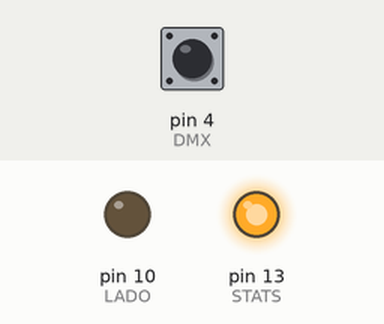
A sketch run on a simulated Arduino Uno, built with avr-gcc and run on an emulated ATmega328P. Parts: output pins drawn as LEDs (lit = HIGH). Inputs (shaded band) come from the test bench; at power-on: pin 4 (DMX) HIGH. Pins used as bus, display or sensor lines are not drawn.

Above: at 0.05 s.
At 5.0 s:
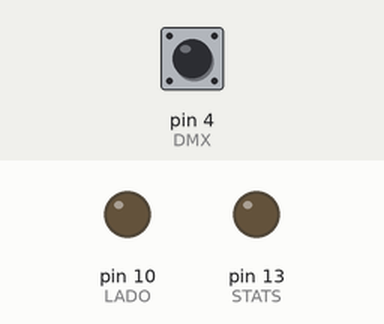
5.1 s: pin 4 (DMX) pulled LOW for 2.45 s
At 9.6 s:
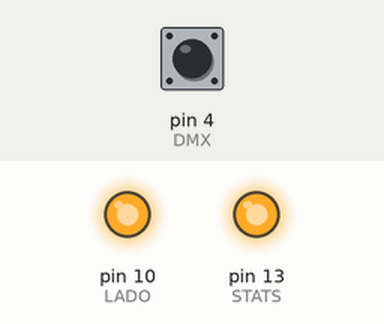
Timing chart, 0 to 15.5 s (numbered marks = the images above; inputs shaded):
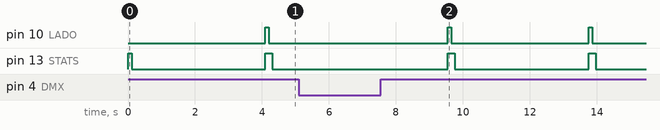

The sketch:

CORTINA_ANDRE.ino
```cpp
const int PASSO = 11;
const int LADO =  10;
const int STATS = 13;
static const int DMX =  4;// PORTA QUE SERA USADA PARA ENTRADA DO SINAL DMX
static const int LUZ = 5;// PORTA PARA USAR SE ACABAR A LUZ E PRECISSAR VOLTAR
//=====//

int MEMORIA = 0;
//==//
int TEMPO;
float FINAL;
//==================================================================

void setup() {
  FINAL = 200;// QUANTOS PASSOS NESSESITA DAR PARA CHEGAR AO FINAL
  TEMPO = 250;// TEMPO DE DELAY A CADA PASSO
  //==============//
  pinMode(DMX, INPUT_PULLUP);
  pinMode(LUZ, INPUT_PULLUP);
  //=============//
  pinMode(PASSO, OUTPUT);
  pinMode(LADO, OUTPUT);
  pinMode(STATS, OUTPUT);
  //==============//
  digitalWrite(LADO, HIGH);
  //==============//
  //Serial.begin(9600);
}
//============================================================//
void loop() {

  int ESTADO = digitalRead(DMX);
//  int LUS = digitalRead(LUZ);
//  if (LUS == HIGH)
//  {
//    digitalWrite(LADO, HIGH);
//    for (int VOLTAR = 500 ; VOLTAR >= 0; VOLTAR--) {
//      //=============//
//      digitalWrite(PASSO, HIGH);
//      delayMicroseconds(TEMPO);
//      digitalWrite(PASSO, LOW);
//      delayMicroseconds(TEMPO);
//      //=============//
//      //delay (2000);
//    }//for
//    delay (2000);
//  }
  if (ESTADO == HIGH)
  {
    MEMORIA = MEMORIA + 1;
    if (MEMORIA == 1)
    {
      digitalWrite(STATS, HIGH);
      digitalWrite(LADO, LOW);
      for (float STEP = FINAL ; STEP >= 0; STEP--) {
        //=============//
        digitalWrite(PASSO, HIGH);
        delayMicroseconds(TEMPO);
        digitalWrite(PASSO, LOW);
        delayMicroseconds(TEMPO);
        //Serial.print("FASE 1 COMPLETA");//aa
        //=============//
        //delay (2000);
      }//for
    }
    digitalWrite(STATS, LOW);
    delay (2000);
    if (MEMORIA == 2)
    {
      digitalWrite(STATS, HIGH);
      digitalWrite(LADO, HIGH);
      for (float STEP = 0 ; STEP <= FINAL; STEP++) {
        //=============//
        digitalWrite(PASSO, HIGH);
        delayMicroseconds(TEMPO);
        digitalWrite(PASSO , LOW);
        delayMicroseconds(TEMPO);
        //Serial.print("FASE 222222 COMPLETA");//aa
        //============//}
        //delay(2000);
      }//for
      MEMORIA = 0;
    }//if memoria = 2
  }//if
}//LOOP
```

Measured:
- by itself, pin 10 (LADO): alternates HIGH for 0.10 s and LOW for 4.1 s
- by itself, pin 13 (STATS): alternates HIGH for 0.21 s and LOW for 4.0 s
